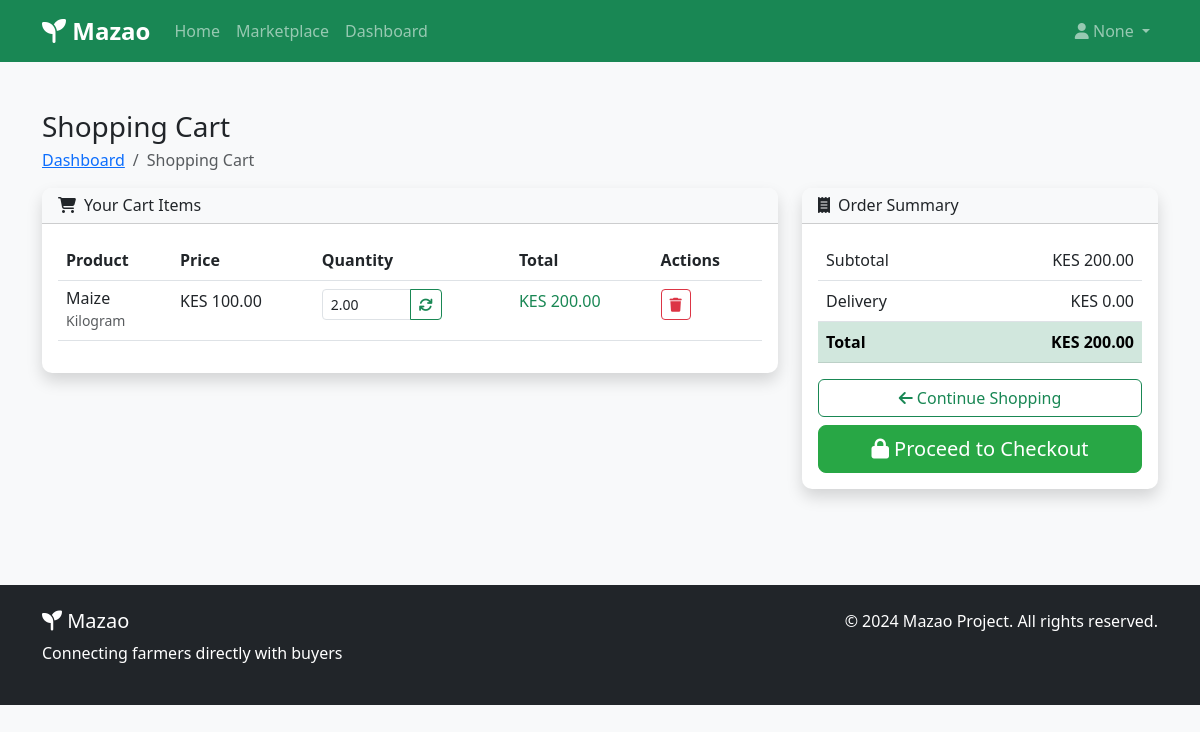
The page /cart/ (signed in) on the database as committed earlier.
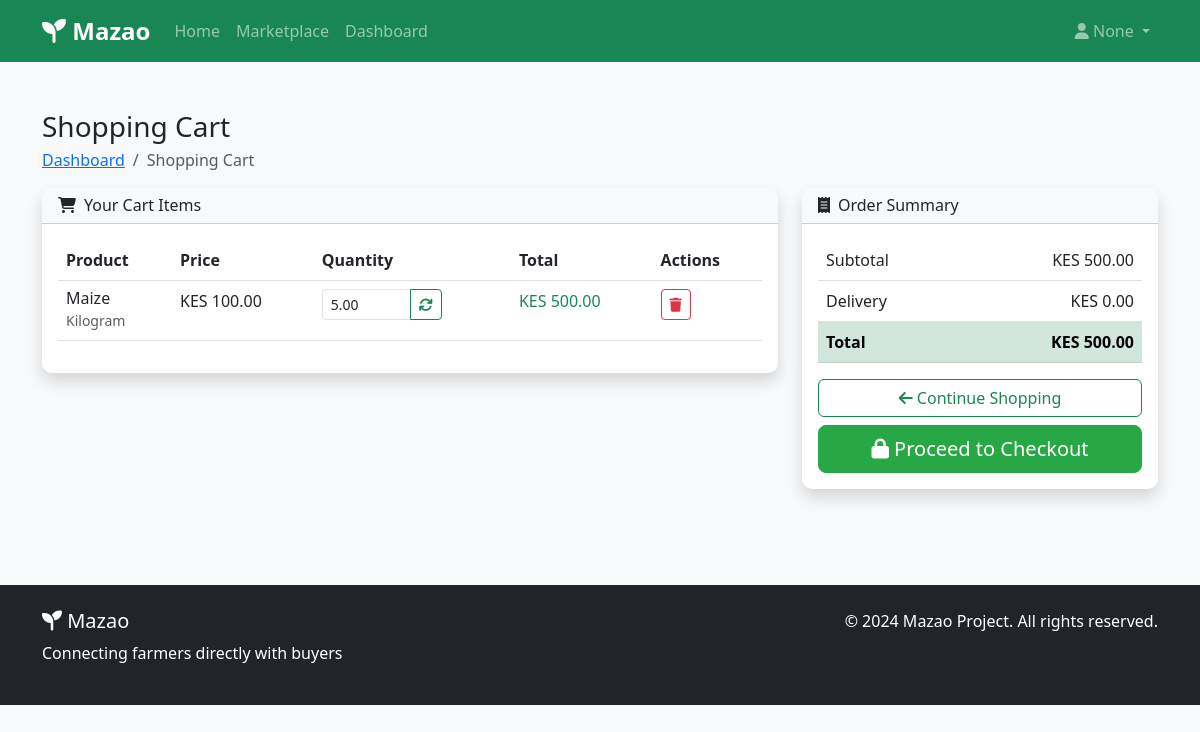
The same page on the database as committed later.
### cart/models.py (models this page shows, shortened)
class CartItem(models.Model):
    cart = models.ForeignKey(Cart, on_delete=models.CASCADE, related_name='items')
    product = models.ForeignKey(Product, on_delete=models.CASCADE)
    quantity = models.DecimalField(max_digits=10, decimal_places=2, default=1)
    delivery_method = models.CharField(
        max_length=20,
        choices=[('pickup', 'Pickup'), ('delivery', 'Delivery')],
        default='pickup'
    )
    special_instructions = models.TextField(blank=True)
    added_at = models.DateTimeField(auto_now_add=True)
    updated_at = models.DateTimeField(auto_now=True)
    class Meta:
        unique_together = ['cart', 'product']
    @property
    def total_price(self):
        return self.product.price * self.quantity

class Cart(models.Model):
    user = models.OneToOneField(User, on_delete=models.CASCADE, related_name='cart')
    created_at = models.DateTimeField(auto_now_add=True)
    updated_at = models.DateTimeField(auto_now=True)
    @property
    def total_price(self):
        return sum(item.total_price for item in self.items.all())

### products/models.py (models this page shows, shortened)
class Product(models.Model):
    class ProductStatus(models.TextChoices):
        ACTIVE = 'active', 'Active'
        OUT_OF_STOCK = 'out_of_stock', 'Out of Stock'
        DISCONTINUED = 'discontinued', 'Discontinued'
    class UnitChoices(models.TextChoices):
        KG = 'kg', 'Kilogram'
        G = 'g', 'Gram'
        L = 'l', 'Liter'
        ML = 'ml', 'Milliliter'
        PIECE = 'piece', 'Piece'
        BUNCH = 'bunch', 'Bunch'
        DOZEN = 'dozen', 'Dozen'
    COUNTY_CHOICES = [
        ('', 'Select County'),
        ('nairobi', 'Nairobi'),
        ('mombasa', 'Mombasa'),
        ('kisumu', 'Kisumu'),
        ('nakuru', 'Nakuru'),
        ('eldoret', 'Eldoret'),
        ('thika', 'Thika'),
        ('kakamega', 'Kakamega'),
        ('kisii', 'Kisii'),
        ('nyeri', 'Nyeri'),
        ('meru', 'Meru'),
        ('machakos', 'Machakos'),
        ('kitui', 'Kitui'),
        ('embu', 'Embu'),
        ('kirinyaga', 'Kirinyaga'),
        ('muranga', 'Muranga'),
        ('kiambu', 'Kiambu'),
        ('bungoma', 'Bungoma'),
        ('busia', 'Busia'),
        ('homa_bay', 'Homa Bay'),
        ('migori', 'Migori'),
        ('siaya', 'Siaya'),
        ('vihiga', 'Vihiga'),
        ('baringo', 'Baringo'),
        ('bomet', 'Bomet'),
        ('elgeyo_marakwet', 'Elgeyo-Marakwet'),
        ('garissa', 'Garissa'),
        ('kilifi', 'Kilifi'),
        ('kwale', 'Kwale'),
        ('lamu', 'Lamu'),
        ('mandera', 'Mandera'),
        ('marsabit', 'Marsabit'),
        ('narok', 'Narok'),
        ('nyamira', 'Nyamira'),
        ('nyandarua', 'Nyandarua'),
        ('nandi', 'Nandi'),
        ('samburu', 'Samburu'),
        ('taita_taveta', 'Taita-Taveta'),
        ('tana_river', 'Tana River'),
        ('trans_nzoia', 'Trans Nzoia'),
        ('turkana', 'Turkana'),
        ('uasin_gishu', 'Uasin Gishu'),
        ('wajir', 'Wajir'),
        ('west_pokot', 'West Pokot'),
    ]
    name = models.CharField(max_length=200)
    slug = models.SlugField(unique=True)
    description = models.TextField()
    price = models.DecimalField(max_digits=10, decimal_places=2)
    quantity = models.PositiveIntegerField(default=1)
    unit = models.CharField(max_length=20, choices=UnitChoices.choices)
    min_order_quantity = models.PositiveIntegerField(default=1)
    category = models.ForeignKey(Category, on_delete=models.SET_NULL, null=True, related_name='products')
    seller = models.ForeignKey(User, on_delete=models.CASCADE, related_name='products')
    location = models.CharField(max_length=255, blank=True)
    county = models.CharField(
        max_length=50,
        choices=COUNTY_CHOICES,
        blank=True,
        null=True
    )
    image = models.ImageField(upload_to='products/', blank=True, null=True)
    is_organic = models.BooleanField(default=False)
    is_fresh = models.BooleanField(default=True)
    featured = models.BooleanField(default=False)
    available_from = models.DateField(null=True, blank=True)
    available_until = models.DateField(null=True, blank=True)
    status = models.CharField(
        max_length=20,
        choices=ProductStatus.choices,
        default=ProductStatus.ACTIVE
    )
    views = models.PositiveIntegerField(default=0)
    created_at = models.DateTimeField(auto_now_add=True)
    updated_at = models.DateTimeField(auto_now=True)
    class Meta:
        ordering = ['-created_at']

### cart/views.py (the view)
# urls.py: path('', views.view_cart, name='view_cart'),
@login_required
def view_cart(request):
    cart, created = Cart.objects.get_or_create(user=request.user)
    cart_items = cart.items.all().select_related('product')
    subtotal = sum(item.total_price for item in cart_items)
    delivery_fee = calculate_delivery_fee(cart_items)
    total = subtotal + delivery_fee
    context = {
        'cart': cart,
        'cart_items': cart_items,
        'subtotal': subtotal,
        'delivery_fee': delivery_fee,
        'total': total,
    }
    return render(request, 'cart/cart.html', context)

### cart/views.py (called while the page is built)
def calculate_delivery_fee(cart_items):
    for item in cart_items:
        if item.delivery_method == 'delivery':
            return Decimal('200.00')
    return Decimal('0.00')

### cart/templates/cart/cart.html (shortened to what the changed rows need)
{% extends 'base.html' %}
{% block content %}
<div class="container py-5">
    <div class="row">
        <div class="col-12">
            <h1 class="h3 mb-1">Shopping Cart</h1>
        </div>
    </div>
    <div class="row">
        <div class="col-lg-8">
            <div class="card shadow">
                <div class="card-body">
                    {% if cart_items %}
                    <div class="table-responsive">
                        <table class="table">
                            <thead>
                                <tr>
                                    <th>Product</th>
                                    <th>Price</th>
                                    <th>Quantity</th>
                                    <th>Total</th>
                                    <th>Actions</th>
                                </tr>
                            </thead>
                            <tbody>
                                {% for item in cart_items %}
                                <tr>
                                    <td>
                                        <div class="d-flex align-items-center">
                                            <div>
                                                <h6 class="mb-0">{{ item.product.name }}</h6>
                                                <small class="text-muted">{{ item.product.get_unit_display }}</small>
                                            </div>
                                        </div>
                                    </td>
                                    <td>KES {{ item.product.price|floatformat:2 }}</td>
                                    <td>
                                        <form method="post" action="{% url 'cart:update_cart_item' item.id %}" class="d-inline">
                                            <div class="input-group" style="width: 120px;">
                                                <input type="number"
                                                       name="quantity"
                                                       value="{{ item.quantity|floatformat:2 }}"
                                                       min="0.01"
                                                       step="0.01"
                                                       class="form-control form-control-sm">
                                                <button type="submit" class="btn btn-sm btn-outline-success">
                                                    <i class="fas fa-sync"></i>
                                                </button>
                                            </div>
                                        </form>
                                    </td>
                                    <td class="text-success">KES {{ item.total_price|floatformat:2 }}</td>
                                    <td>
                                        <a href="{% url 'cart:remove_from_cart' item.id %}"
                                           class="btn btn-sm btn-outline-danger"
                                           onclick="return confirm('Remove this item from cart?')">
                                            <i class="fas fa-trash"></i>
                                        </a>
                                    </td>
                                </tr>
                                {% endfor %}
                            </tbody>
                        </table>
                    </div>
                    {% endif %}
                </div>
            </div>
        </div>
        {% if cart_items %}
        <div class="col-lg-4">
            <div class="card shadow">
                <div class="card-header bg-light">
                    <h6 class="mb-0"><i class="fas fa-receipt me-2"></i>Order Summary</h6>
                </div>
                <div class="card-body">
                    <table class="table">
                        <tr>
                            <td>Subtotal</td>
                            <td class="text-end">KES {{ cart.total_price|floatformat:2 }}</td>
                        </tr>
                        <tr>
                            <td>Delivery</td>
                            <td class="text-end">KES 0.00</td>
                        </tr>
                        <tr class="table-success">
                            <th>Total</th>
                            <th class="text-end">KES {{ cart.total_price|floatformat:2 }}</th>
                        </tr>
                    </table>
                    <div class="d-grid gap-2">
                        <a href="{% url 'products:product_list' %}" class="btn btn-outline-success">
                            <i class="fas fa-arrow-left"></i> Continue Shopping
                        </a>
                        <a href="{% url 'cart:checkout' %}" class="btn btn-success btn-lg">
                            <i class="fas fa-lock"></i> Proceed to Checkout
                        </a>
                    </div>
                </div>
            </div>
        </div>
        {% endif %}
    </div>
</div>
{% endblock %}

Rows that differ between the two databases and show on the page:
changed CartItem "Maize": quantity "2.00" → "5.00"; total_price "200.00" → "500.00"
changed through a linked row, Cart: total_price "200.00" → "500.00"
